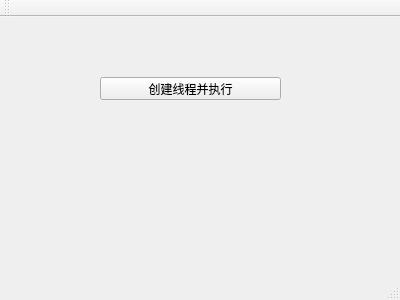
<?xml version="1.0" encoding="UTF-8"?>
<ui version="4.0">
 <class>MainWindow</class>
 <widget class="QMainWindow" name="MainWindow">
  <property name="geometry">
   <rect>
    <x>0</x>
    <y>0</y>
    <width>400</width>
    <height>300</height>
   </rect>
  </property>
  <property name="windowTitle">
   <string>MainWindow</string>
  </property>
  <widget class="QWidget" name="centralWidget">
   <widget class="QPushButton" name="pushButton">
    <property name="geometry">
     <rect>
      <x>100</x>
      <y>60</y>
      <width>181</width>
      <height>23</height>
     </rect>
    </property>
    <property name="text">
     <string>创建线程并执行</string>
    </property>
   </widget>
  </widget>
  <widget class="QMenuBar" name="menuBar">
   <property name="geometry">
    <rect>
     <x>0</x>
     <y>0</y>
     <width>400</width>
     <height>23</height>
    </rect>
   </property>
  </widget>
  <widget class="QToolBar" name="mainToolBar">
   <attribute name="toolBarArea">
    <enum>TopToolBarArea</enum>
   </attribute>
   <attribute name="toolBarBreak">
    <bool>false</bool>
   </attribute>
  </widget>
  <widget class="QStatusBar" name="statusBar"/>
 </widget>
 <layoutdefault spacing="6" margin="11"/>
 <resources/>
 <connections/>
</ui>
